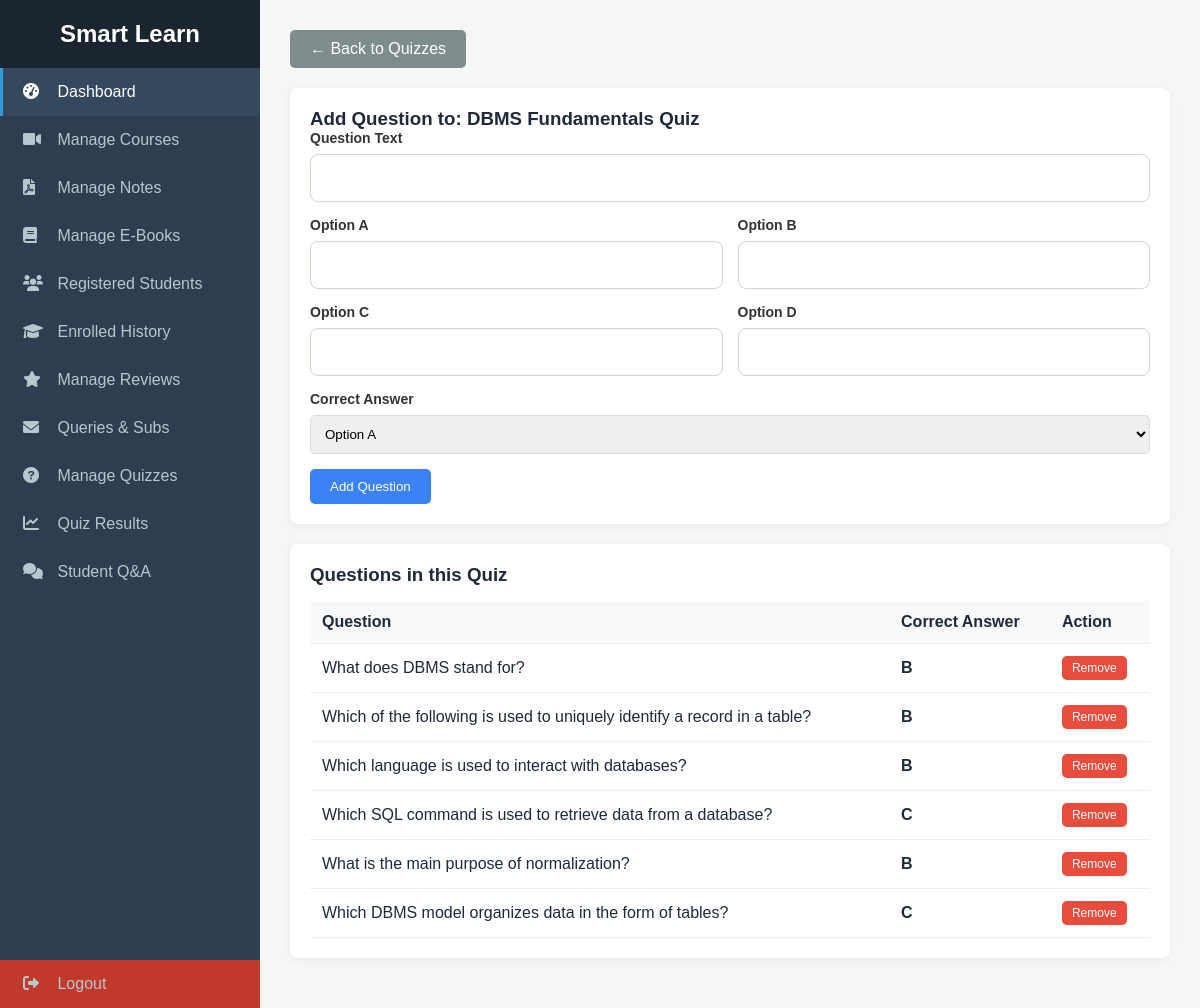
The page /admin_manage_quizzes.php?manage_id=7 (signed in) on the database its author committed.
### tables this page shows
CREATE TABLE `quizzes` (
  `id` int(11) UNSIGNED NOT NULL,
  `course_id` int(11) UNSIGNED NOT NULL,
  `title` varchar(255) NOT NULL,
  `created_at` timestamp NOT NULL DEFAULT current_timestamp()
);

CREATE TABLE `quiz_questions` (
  `id` int(11) UNSIGNED NOT NULL,
  `quiz_id` int(11) UNSIGNED NOT NULL,
  `question_text` text NOT NULL,
  `option_a` varchar(255) NOT NULL,
  `option_b` varchar(255) NOT NULL,
  `option_c` varchar(255) NOT NULL,
  `option_d` varchar(255) NOT NULL,
  `correct_option` enum('A','B','C','D') NOT NULL
);

### admin_manage_quizzes.php (the view, shortened to what this page needs)
<?php
require 'db_connect.php';
$courses = $conn->query("SELECT id, title FROM courses ORDER BY id DESC");
$quizzes = $conn->query("SELECT q.*, c.title AS course_title FROM quizzes q JOIN courses c ON q.course_id = c.id ORDER BY q.created_at DESC");
$manage_id = isset($_GET['manage_id']) ? intval($_GET['manage_id']) : 0;
if ($manage_id > 0) {
    $active_quiz = $conn->query("SELECT * FROM quizzes WHERE id = $manage_id")->fetch_assoc();
    $questions = $conn->query("SELECT * FROM quiz_questions WHERE quiz_id = $manage_id");
}
?>
<!DOCTYPE html>
<html lang="en">
<head>
    <link rel="stylesheet" href="style.css">
    <link rel="stylesheet" href="https://cdnjs.cloudflare.com/ajax/libs/font-awesome/6.0.0/css/all.min.css">
</head>
<body>
    <div class="sidebar">
        <h2>Smart Learn</h2>
        <a href="admin-dashboard.php" class="active"><i class="fas fa-tachometer-alt"></i> Dashboard</a>
        <a href="admin_manage_courses.php"><i class="fas fa-video"></i> Manage Courses</a>
        <a href="admin_manage_notes.php"><i class="fas fa-file-pdf"></i> Manage Notes</a>
        <a href="admin_manage_ebooks.php"><i class="fas fa-book"></i> Manage E-Books</a>
        <a href="admin_students.php"><i class="fas fa-users"></i> Registered Students</a>
        <a href="admin_enrollments.php"><i class="fas fa-graduation-cap"></i> Enrolled History</a>
        <a href="admin_reviews.php"><i class="fas fa-star"></i> Manage Reviews</a>
        <a href="admin_queries.php"><i class="fas fa-envelope"></i> Queries & Subs</a>
        <a href="admin_manage_quizzes.php"><i class="fas fa-question-circle"></i> Manage Quizzes</a>
        <a href="admin_quiz_results.php"><i class="fas fa-chart-line"></i> Quiz Results</a>
        <a href="admin_manage_qa.php"><i class="fas fa-comments"></i> Student Q&A</a>
        <a href="logout.php" style="margin-top: auto; background: #c0392b;"><i class="fas fa-sign-out-alt"></i> Logout</a>
    </div>
    <div class="main-content">
        <?php if ($manage_id == 0): ?>
            <div class="card">
                <h3>Create New Quiz</h3>
                <form method="POST">
                    <div class="form-group">
                        <label>Select Course</label>
                        <select name="course_id" class="form-control" required>
                            <option value="">-- Choose Course --</option>
                            <?php while($c = $courses->fetch_assoc()): ?>
                                <option value="<?php echo $c['id']; ?>"><?php echo htmlspecialchars($c['title']); ?></option>
                            <?php endwhile; ?>
                        </select>
                    </div>
                    <div class="form-group">
                        <label>Quiz Title (e.g., 'Chapter 1 Assessment')</label>
                        <input type="text" name="title" class="form-control" required>
                    </div>
                    <button type="submit" name="add_quiz" class="btn">Create Quiz</button>
                </form>
            </div>
            <div class="card">
                <h3>Existing Quizzes</h3>
                <table>
                    <tr><th>Quiz Title</th><th>Course</th><th>Date Created</th><th>Actions</th></tr>
                    <?php while($q = $quizzes->fetch_assoc()): ?>
                    <tr>
                        <td><?php echo htmlspecialchars($q['title']); ?></td>
                        <td><?php echo htmlspecialchars($q['course_title']); ?></td>
                        <td><?php echo date("M d, Y", strtotime($q['created_at'])); ?></td>
                        <td>
                            <a href="admin_manage_quizzes.php?manage_id=<?php echo $q['id']; ?>" class="btn btn-success" style="padding: 5px 10px; font-size:12px;">Add/Edit Questions</a>
                            <a href="admin_manage_quizzes.php?delete_quiz=<?php echo $q['id']; ?>" class="btn btn-danger" style="padding: 5px 10px; font-size:12px;" onclick="return confirm('Delete this quiz entirely?')"><i class="fas fa-trash"></i></a>
                        </td>
                    </tr>
                    <?php endwhile; ?>
                </table>
            </div>
        <?php else: ?>
            <div style="margin-bottom: 20px;">
                <a href="admin_manage_quizzes.php" class="btn" style="background:#7f8c8d;">&larr; Back to Quizzes</a>
            </div>
            <div class="card">
                <h3>Add Question to: <?php echo htmlspecialchars($active_quiz['title']); ?></h3>
                <form method="POST">
                    <div class="form-group">
                        <label>Question Text</label>
                        <input type="text" name="question_text" class="form-control" required>
                    </div>
                    <div style="display:flex; gap:15px;">
                        <div class="form-group" style="flex:1;"><label>Option A</label><input type="text" name="option_a" class="form-control" required></div>
                        <div class="form-group" style="flex:1;"><label>Option B</label><input type="text" name="option_b" class="form-control" required></div>
                    </div>
                    <div style="display:flex; gap:15px;">
                        <div class="form-group" style="flex:1;"><label>Option C</label><input type="text" name="option_c" class="form-control" required></div>
                        <div class="form-group" style="flex:1;"><label>Option D</label><input type="text" name="option_d" class="form-control" required></div>
                    </div>
                    <div class="form-group">
                        <label>Correct Answer</label>
                        <select name="correct_option" class="form-control" required>
                            <option value="A">Option A</option>
                        </select>
                    </div>
                    <button type="submit" name="add_question" class="btn">Add Question</button>
                </form>
            </div>
            <div class="card">
                <h3>Questions in this Quiz</h3>
                <table>
                    <tr><th>Question</th><th>Correct Answer</th><th>Action</th></tr>
                    <?php while($question = $questions->fetch_assoc()): ?>
                    <tr>
                        <td><?php echo htmlspecialchars($question['question_text']); ?></td>
                        <td><strong><?php echo $question['correct_option']; ?></strong></td>
                        <td><a href="admin_manage_quizzes.php?manage_id=<?php echo $manage_id; ?>&delete_question=<?php echo $question['id']; ?>&quiz_id=<?php echo $manage_id; ?>" class="btn btn-danger" style="padding: 5px 10px; font-size:12px;">Remove</a></td>
                    </tr>
                    <?php endwhile; ?>
                </table>
            </div>
        <?php endif; ?>
    </div>
</body>
</html>

### style.css (style rules this page uses)
:root { --primary-blue: #1d4ed8; --accent-blue: #2563eb; --bg-purple: #8b5cf6; --text-dark: #1e293b; --text-light: #64748b; --white: #ffffff; }
* { margin: 0; padding: 0; box-sizing: border-box; font-family: 'Poppins', sans-serif; }
body { background-color: #f8fafc; color: var(--text-dark); overflow-x: hidden; }
a { text-decoration: none; color: inherit; }
.form-group { margin-bottom: 25px; }
.form-group label { display: block; margin-bottom: 8px; font-weight: 600; color: #333; font-size: 14px; }
.form-group input, .form-group textarea { width: 100%; padding: 15px; border: 1px solid #cbd5e1; border-radius: 8px; outline: none; font-size: 14px; transition: 0.3s; }
.sidebar { width: 250px; flex-shrink: 0; }

### admin_manage_quizzes.php (style rules this page uses)
body { display: flex; background: #f4f7f6; margin: 0; min-height: 100vh; font-family: 'Poppins', sans-serif; }
.sidebar { width: 260px; background: #2c3e50; color: white; display: flex; flex-direction: column; position: fixed; height: 100%; }
.sidebar h2 { text-align: center; padding: 20px 0; background: #1a252f; margin: 0; }
.sidebar a { padding: 15px 20px; color: #b8c7ce; text-decoration: none; border-left: 3px solid transparent; transition: 0.3s; }
.sidebar a:hover, .sidebar a.active { background: #34495e; color: white; border-left-color: #3498db; }
.sidebar i { margin-right: 10px; width: 20px; }
.main-content { flex: 1; margin-left: 260px; padding: 30px; }
.card { background: white; padding: 20px; border-radius: 8px; box-shadow: 0 2px 10px rgba(0,0,0,0.05); margin-bottom: 20px; }
.form-group { margin-bottom: 15px; }
.form-control { width: 100%; padding: 10px; border: 1px solid #ddd; border-radius: 5px; font-family: 'Poppins', sans-serif; }
.btn { background: #3b82f6; color: white; border: none; padding: 10px 20px; border-radius: 5px; cursor: pointer; transition: 0.2s; text-decoration: none; display: inline-block; }
.btn-danger { background: #e74c3c; }
table { width: 100%; border-collapse: collapse; margin-top: 15px; }
th, td { padding: 12px; text-align: left; border-bottom: 1px solid #eee; }
th { background-color: #f8f9fa; }

### rows shown on the page
quizzes: title "DBMS Fundamentals Quiz"
quiz_questions: question_text "What does DBMS stand for?", correct_option "B"
quiz_questions: question_text "Which of the following is used to uniquely identify a record in a table?", correct_option "B"
quiz_questions: question_text "Which language is used to interact with databases?", correct_option "B"
quiz_questions: question_text "Which SQL command is used to retrieve data from a database?", correct_option "C"
quiz_questions: question_text "What is the main purpose of normalization?", correct_option "B"
quiz_questions: question_text "Which DBMS model organizes data in the form of tables?", correct_option "C"
